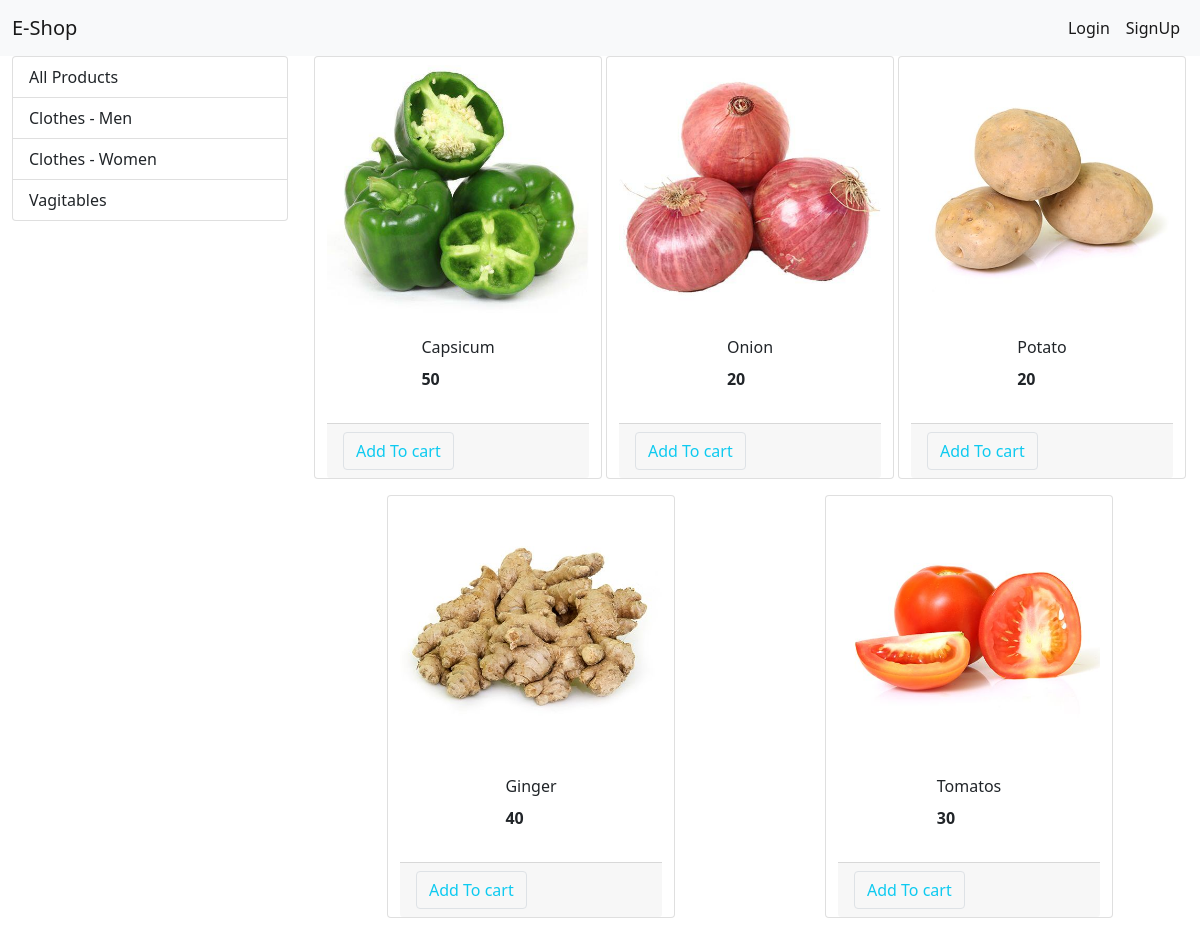
Screenshot of /?category=3 with the database file from the repository.
### store/models/category.py (models this page shows, shortened)
class Category(models.Model):
    name = models.CharField(max_length=50)
    @staticmethod
    def get_all_categories():
        return Category.objects.all()

### store/models/product.py (models this page shows, shortened)
class Product(models.Model):
    name = models.CharField(max_length=50)
    price = models.IntegerField(default=0)
    category = models.ForeignKey(Category,on_delete=models.CASCADE,default=1)
    description = models.CharField(max_length=200,default=' ')
    image = models.ImageField(upload_to='uploads/product/')
    @staticmethod
    def get_all_products_by_categoryid(category_id):
        if category_id:
            return Product.objects.filter(category = category_id)
        else:
            return Product.get_all_products()

### store/views.py (the view, shortened to what this page needs)
# urls.py: path('', Index.as_view(), name='homepage'),
class Index(View):
    def get(self,request):
        cart = request.session.get('cart')
        if not cart:
            request.session['cart'] = {}
        categories = Category.get_all_categories()
        categoryID = request.GET.get('category')
        if categoryID:
            products = Product.get_all_products_by_categoryid(categoryID)
        else:
            products = Product.get_all_products()
        data = {}
        data['products'] = products
        data['categories'] = categories
        return render(request, 'index.html', data)

### store/templatetags/cart.py (called while the page is built)
@register.filter(name='is_in_cart')
def is_in_cart(product,cart):
     keys = cart.keys()
     for id in keys:
         if int(id) == product.id:
             return "Product in cart"
     return ""

### store/templates/index.html (shortened to what this page needs)
  {% extends 'base.html'%}
{% block content %}
{% load cart %}
<div class="container-fluid" mt-3>
<div class="row">
<div class = "col-lg-3 mx-auto">
<div class="list-group">
<a href="/" class="list-group-item list-group-item-action ">All Products</a>
{% for category in categories%}
  <a href="/?category={{category.id}}" class="list-group-item list-group-item-action ">{{category.name}}</a>
{%endfor%}
</div>
</div>
<div id='product' class="col-lg-9 mx-auto">
<div class="row mx-auto">
  {% for product in products %}
<div class="card mx-auto mb-3 " id='{{product.id}}' style="width: 18rem;">
  <img src={{product.image.url}} class="card-img-top" alt="Card image cap">
<div class="card-body mx-auto mb-3">
    <p class="card-title">{{product.name}}</p>
    <p class="card-text"><b>{{product.price}}</b></p>
</div>
<div class ="card-footer p=0 nu-gutters">
{% if product|is_in_cart:request.session.cart%}
<div class ="row nu-gutters">
 <form action="/#{{product.id}}" class="col-2" method="post">
  {% csrf_token %}
 <input hidden type="text" name = "product" value ="{{product.id}}">
 <input hidden type="text" name = "remove" value ="True">
  <input type="submit" value = " - " class=" btn btn-block btn-secondary">
 </form>
  <div class="text-center col">{{ product|cart_quantity:request.session.cart}}</div>
 <form action="/#{{product.id}}" class="col-2" method="post">
  {% csrf_token %}
 <input hidden type="text" name = "product" value ="{{product.id}}">
  <input type="submit" value = " + " class=" btn btn-block btn-secondary">
 </form>
</div>
{%else %}
<form action="/#{{product.id}}" method= "POST" class="btn-block">
     <input type="submit" class="btn btn-outline-info border rounded " value="Add To cart">
    </form>
{%endif%}
</div>
</div>
{% endfor %}
</div>
</div>
</div>
</div>
    {% endblock %}

### rows the page displays
Category: name "Clothes - Men"
Category: name "Clothes - Women"
Category: name "Vagitables"
Product: image (picture), name "Capsicum", price "50"
Product: image (picture), name "Onion", price "20"
Product: image (picture), name "Potato", price "20"
Product: image (picture), name "Ginger", price "40"
Product: image (picture), name "Tomatos", price "30"
